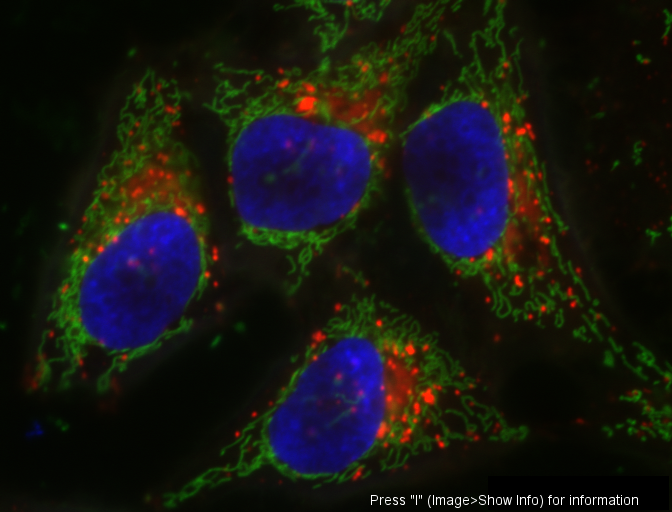
#> input picture data/hela-cells-8bit.png, 672 x 512 px, found by its file name
$ jupyter execute segment_and_count_blue_channel_objects.ipynb
#> lines starting #> are read from the running program, lines starting #| are printed output that depends on the picture; after the words box and inside, x2 and y2 are one past the last pixel; in counts of white or black regions, pixels touching at a corner belong together
# Segmenting and Counting Objects in the Blue Channel
In this notebook, we'll process a fluorescent microscopy image to segment and count the objects in its blue channel.

## Step 1: Load the required libraries
We'll use libraries such as `matplotlib` for plotting, and `skimage` for image processing.

[cell 1]
import matplotlib.pyplot as plt
from skimage import io, filters, measure, morphology
from skimage.filters import threshold_otsu

## Step 2: Load the image
Let's load the RGB image using the `skimage.io.imread()` function.

[cell 2]
image_url = 'https://github.com/haesleinhuepf/git-bob-bioimage-analysis-example/blob/main/data/hela-cells-8bit.png?raw=true'
image = io.imread(image_url)
#> image is the input picture: shape (512, 672, 3); mean R, G, B 22.6, 22.7, 19.2

# Display the image
image

## Step 3: Extract the blue channel
The objects we are interested in are prominent in the blue channel. Let's isolate it.

[cell 3]
blue_channel = image[:, :, 2]
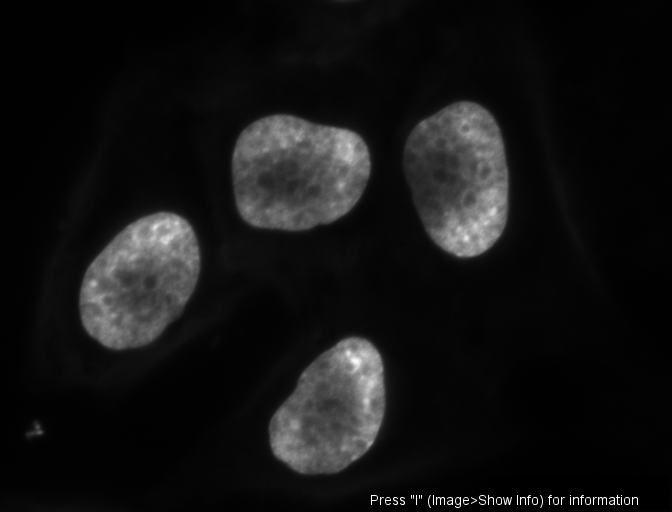
#> blue_channel: shape (512, 672); min 0, max 255, mean 19.2

# Show the shape of the blue channel
blue_channel.shape
#> Out = (512, 672)

## Step 4: Visualize the blue channel
Let's plot the blue channel to inspect its contents.

[cell 4]
plt.imshow(blue_channel, cmap='gray')
plt.title('Blue Channel')
plt.axis('off')
plt.show()

## Step 5: Apply a threshold
We will use Otsu's method to find a threshold that separates the objects from the background.

[cell 5]
threshold_value = threshold_otsu(blue_channel)
#> threshold_value = 55
threshold_value
#> Out = 55

## Step 6: Create a binary image
Use the threshold to convert the blue channel into a binary image.

[cell 6]
binary_image = blue_channel > threshold_value
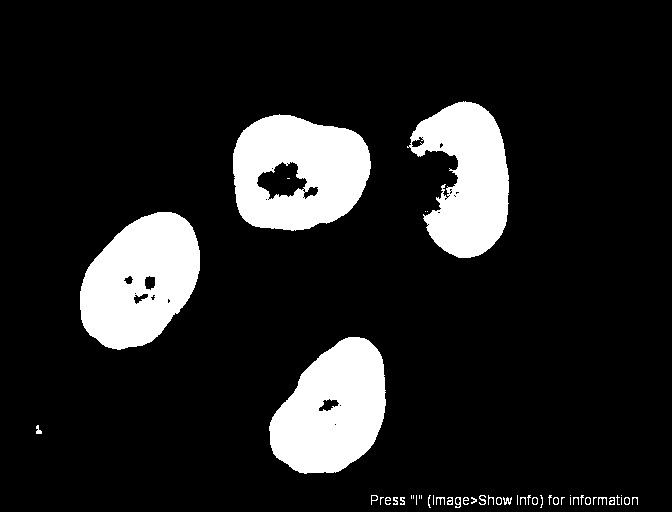
#> binary_image: shape (512, 672) bool; 13.2% white; 50 white regions (23 under 20 px), largest, box (x1, y1, x2, y2) and area: (233, 114, 371, 231) 11691, (80, 212, 200, 350) 11682, (269, 337, 386, 474) 11230

plt.imshow(binary_image, cmap='gray')
plt.title('Binary Image')
plt.axis('off')
plt.show()

## Step 7: Clean the image
We will remove small objects and fill holes for better segmentation results.

[cell 7]
cleaned_image = morphology.remove_small_objects(binary_image, min_size=30)
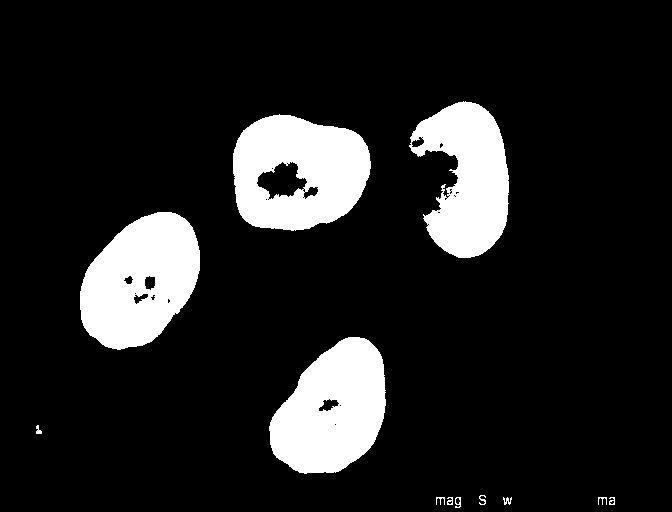
#> cleaned_image: shape (512, 672) bool; 13.1% white; 12 white regions, largest, box (x1, y1, x2, y2) and area: (233, 114, 371, 231) 11691, (80, 212, 200, 350) 11682, (269, 337, 386, 474) 11230
cleaned_image = morphology.remove_small_holes(cleaned_image, area_threshold=30)
#> cleaned_image: shape (512, 672) bool; 13.1% white; 12 white regions, largest, box (x1, y1, x2, y2) and area: (233, 114, 371, 231) 11700, (80, 212, 200, 350) 11700, (269, 337, 386, 474) 11232

plt.imshow(cleaned_image, cmap='gray')
plt.title('Cleaned Image')
plt.axis('off')
plt.show()

## Step 8: Label and count objects
Finally, we'll label these components and count how many are there.

[cell 8]
label_image = measure.label(cleaned_image)
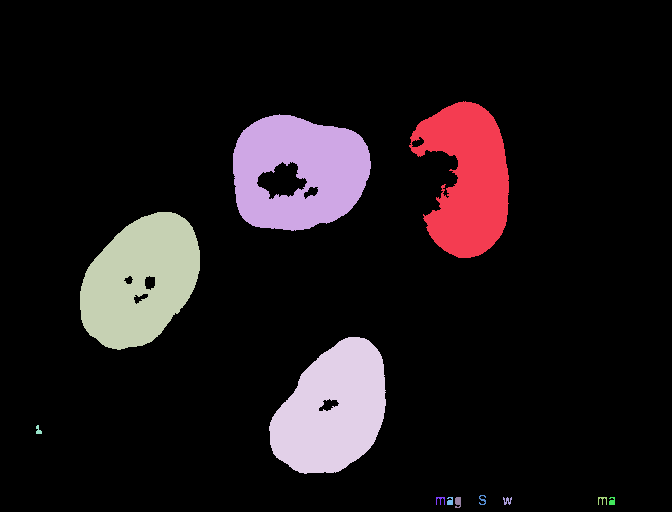
#> label_image: shape (512, 672) int32; 13 distinct labels, from 0 to 12; one colour per label, 0 black
num_objects = label_image.max()
#> num_objects = 12
num_objects
#> Out = 12

$ run again, with data/coloc_example.png copied over data/hela-cells-8bit.png
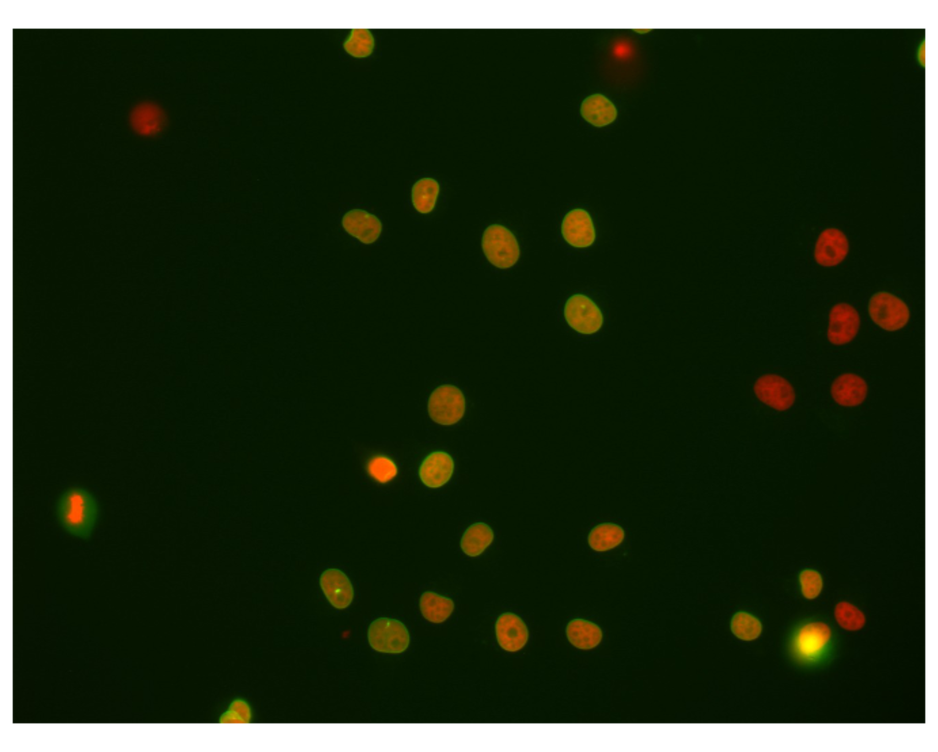
#> input picture data/coloc_example.png, 938 x 752 px, shrunk from 1842 x 1478 before the run, found by its file name
#> image is the input picture: shape (752, 938, 4); mean R, G, B, A 10, 22.6, 0.4, 229.2
#> threshold_value = 0
#> `binary_image = blue_channel > threshold_value`:
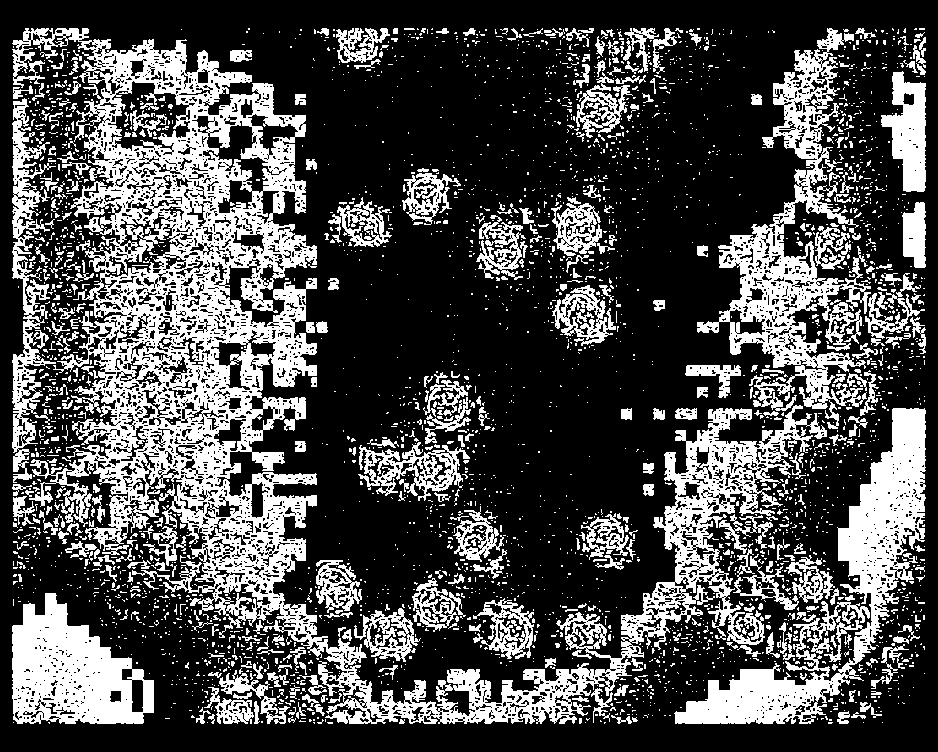
#> binary_image: shape (752, 938) bool; 30.1% white; 3447 white regions (3034 under 20 px), largest, box (x1, y1, x2, y2) and area: (12, 28, 827, 724) 94005, (674, 408, 926, 724) 18380, (697, 28, 871, 411) 17515
#> `label_image = measure.label(cleaned_image)`:
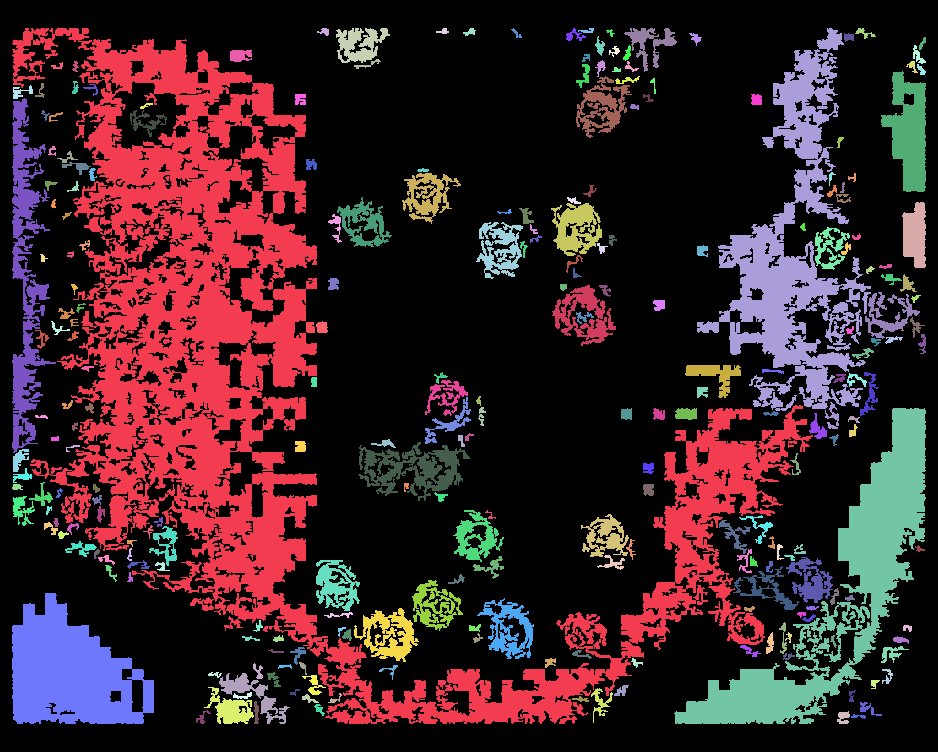
#> label_image: shape (752, 938) int32; 258 distinct labels, from 0 to 257; one colour per label, 0 black
#> num_objects = 257
